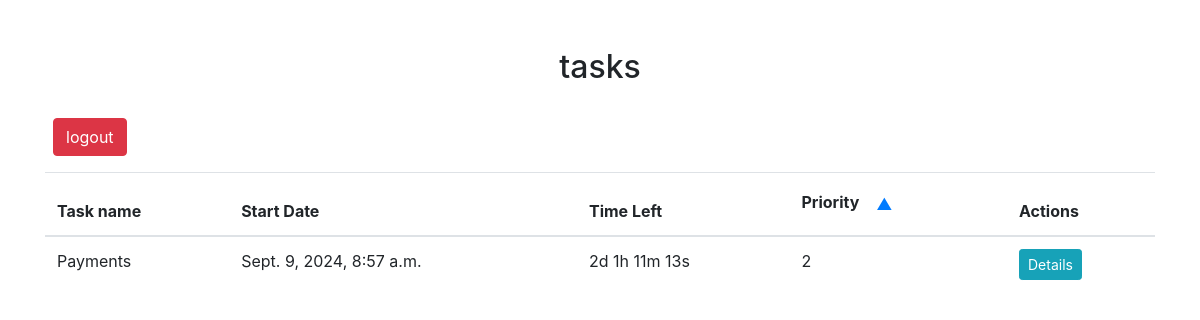
The page /user/ (signed in) on the database its author committed.
### tmsapp/models.py (models this page shows)
class Task(models.Model):
    name = models.CharField(max_length=100)
    category = models.ForeignKey(Category, on_delete=models.CASCADE)
    assigned_to = models.ForeignKey(User, on_delete=models.CASCADE, blank=False, related_name='tasks')
    start_date = models.DateTimeField()
    end_date = models.DateTimeField()
    priority = models.IntegerField(default=1)
    description = models.TextField(default='')
    location = models.CharField(max_length=255, default='')
    organizer = models.CharField(max_length=100, default='')
    is_completed = models.BooleanField(default=False)  # New field to track completion

### tmsapp/views.py (the view)
# urls.py: path('user/', views.user_tasks_list, name='user_tasks_list'),
@login_required
def user_tasks_list(request):
    tasks = request.user.tasks.all()
    return render(request, 'tmsapp/user_tasks_list.html', {'tasks': tasks})

### tmsapp/templates/tmsapp/user_tasks_list.html (shortened to what this page needs)
<!DOCTYPE html>
<html lang="en">
  <head>
    <link rel="stylesheet" href="https://maxcdn.bootstrapcdn.com/bootstrap/4.5.2/css/bootstrap.min.css" />
  </head>
  <body>
    <div class="container mt-5">
      <h2 class="text-center">{{ category.name }} tasks</h2>
      <br />
      <div class="mb-3">
        <a href="{% url 'logout' %}" class="btn btn-danger ml-2">logout</a>
      </div>
      <table id="taskTable" class="table">
        <thead>
          <tr>
            <th>Task name</th>
            <th>Start Date</th>
            <th>Time Left</th>
            <th>
              Priority <button class="btn btn-link" onclick="sortByPriority()">&#x25B2;</button>
            </th>
            <th>Actions</th>
          </tr>
        </thead>
        <tbody>
          {% for task in tasks %}
            <tr>
              <td>{{ task.name }}</td>
              <td>{{ task.start_date }}</td>
              <td>
                <div id="countdown_{{ task.id }}" class="countdown-timer"></div>
              </td>
              <td>{{ task.priority }}</td>
              <td>
                <button type="button" class="btn btn-info btn-sm" data-toggle="modal" data-target="#taskModal_{{ task.id }}">Details</button>
              </td>
            </tr>
          {% endfor %}
        </tbody>
      </table>
    </div>
  </body>
</html>

### rows shown on the page
Task: name "Payments", start_date "Sept. 9, 2024, 8:57 a.m.", priority "2"
